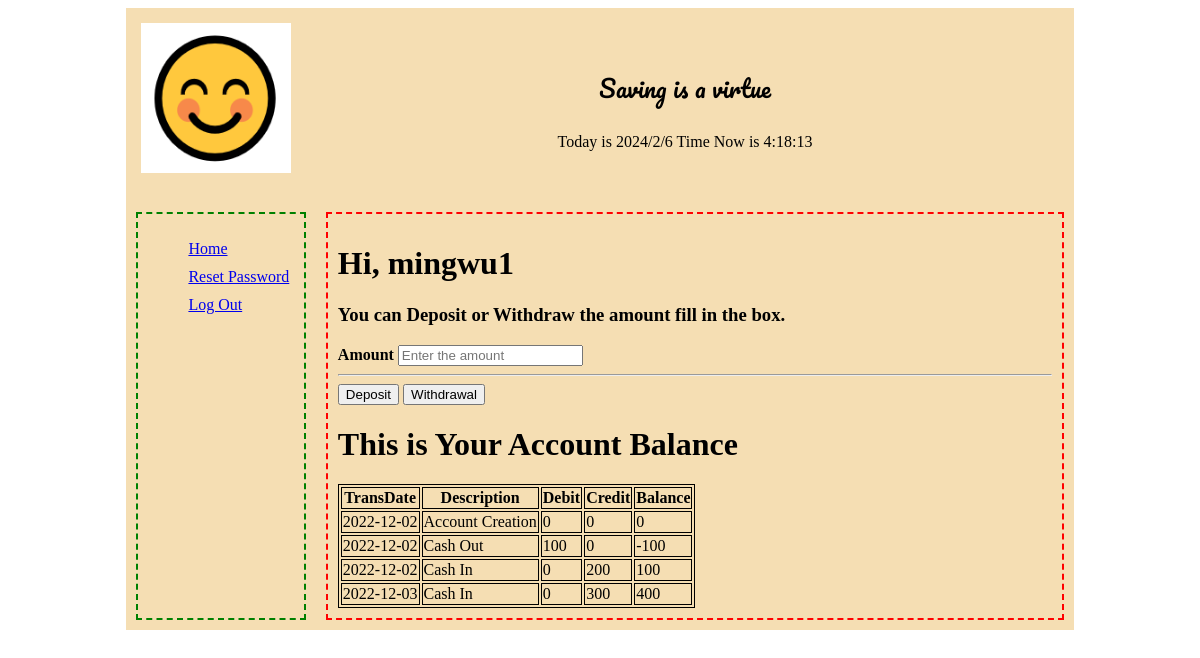
Page /mybalance.php (signed in) on the committed database.
### tables this page shows
CREATE TABLE `trans` (
  `TransID` varchar(200) NOT NULL,
  `TransDate` date NOT NULL,
  `Username` tinytext NOT NULL,
  `ReceivedFrom` varchar(50) NOT NULL,
  `SentTo` varchar(50) NOT NULL,
  `Debit` int(10) NOT NULL,
  `Credit` int(10) NOT NULL,
  `Balance` int(10) NOT NULL
);

### database/mybalance_action.php (the view, shortened to what this page needs)
<?php
function get_transactions() {
$pdo = db_connect();
global $posts;
$sql = "SELECT * FROM trans WHERE Username ='". $_SESSION['username']."' ORDER BY TransDate";
$results = $pdo->query($sql);
while ($row = $results->fetch()) {
$posts[] = Array (
  "TransDate" => $row['TransDate'],
  "TransID" => $row['TransID'],
  "ReceivedFrom" => $row['ReceivedFrom'],
  "SentTo" => $row['SentTo'],
  "Debit" => $row['Debit'],
  "Credit" => $row['Credit'],
  "Balance" => $row['Balance'],
);
}
}
function the_balance() {
  global $posts;
  ?>
  <?php
  foreach ($posts as $value) {
  ?>
      <tr>
      <td>
      <?php echo $value["TransDate"]; ?>
      </td>
      <td>
      <?php echo $value["ReceivedFrom"]; ?> <?php echo $value["SentTo"]; ?>
      </td>
      <td>
      <?php echo $value["Debit"]; ?>
      </td>
      <td>
      <?php echo $value["Credit"]; ?>
      </td>
      <td>
      <?php echo $value["Balance"]; ?>
      </td>
      </tr>
    <?php
  }
}
?>

### mybalance.php (shortened to what this page needs)
<?php
require_once 'database/mybalance_action.php';
?>
<!DOCTYPE html>
<html lang="en">
<head>
  <link rel="stylesheet" href="resources/mystyle.css">
</head>
<body onload="startTime()">
   <div class="wrapper">
    <header>
    <a href="index.php"><img src="media/smile-logo.png" id="logo" alt="Smile" width="150" height="150"></a>
      <div id="banner-text">
        <h3>Saving is a virtue</h3>
        <p>Today is <span id="time"></span></p>
      </div>
    </header>
    <nav>
      <ul>
        <li><a href="index.php">Home</a></li>
        <li><a href="reset-password.php">Reset Password</a></li>
        <li><a href="logout.php">Log Out</a></li>
      </ul>
    </nav>
    <main>
      <h1 class="my-5">Hi, <b><?php echo htmlspecialchars($_SESSION["username"]); ?></b></h1>
      <form method="post" action="database/mybalance_action.php">
        <div class="form_container">
          <h3>You can Deposit or Withdraw the amount fill in the box.</h3>
          <label for="amount"><b>Amount</b></label>
          <input type="text" placeholder="Enter the amount" name="amount" id="amount" required>
          <hr>
          <button type="submit" id="depositBtn" value="deposit" name="deposit" onclick="deposit()">Deposit</button>
          <button type="submit" id="witdrawBtn" value="withdrawal" name="withdrawal">Withdrawal</button>
        </div>
      </form>
      <h1>This is Your Account Balance</h1>
      <?php get_transactions(); ?>
      <table>
        <tr>
          <th>TransDate</th>
          <th>Description</th>
          <th>Debit</th>
          <th>Credit</th>
          <th>Balance</th>
        </tr>
        <?php the_balance(); ?>
      </table>
    </main>
</body>
</html>

### resources/mystyle.css (style rules this page uses)
body { background-image: url("../media/dollars-bg.png"); background-repeat: repeat; animation-name: backmove; animation-duration: 50s; animation-iteration-count: infinite; animation-timing-function: linear; }
.wrapper { background-color: wheat; width: 80%; margin:auto; display: grid; grid-template-columns: 20% 80%; gap: 0px 0px; grid-template-areas: "header header" "nav main" "footer footer"; }
header { margin:5px; grid-area: header; }
#logo { float:left; margin: 10px; }
#banner-text { text-align: center; padding: 30px 0; }
#banner-text h3 { font-family: "Pacifico", sans-serif; font-weight: 100; font-size: x-large; }
nav { grid-area: nav; border: 2px dashed green; margin: 10px; padding: 10px; min-width: 130px; }
nav ul li { list-style: none; padding-bottom: 10px; }
main { grid-area: main; border: 2px dashed red; margin: 10px; padding: 10px; }
table, tbody, th, td { border: 1px solid; }

### rows in the picture
trans: TransDate "2022-12-02", ReceivedFrom "Account Creation", Debit "0", Credit "0", Balance "0"
trans: TransDate "2022-12-02", SentTo "Cash Out", Debit "100", Credit "0", Balance "-100"
trans: TransDate "2022-12-02", ReceivedFrom "Cash In", Debit "0", Credit "200", Balance "100"
trans: TransDate "2022-12-03", ReceivedFrom "Cash In", Debit "0", Credit "300", Balance "400"

### other values in the picture
$_SESSION["username"] "mingwu1"
